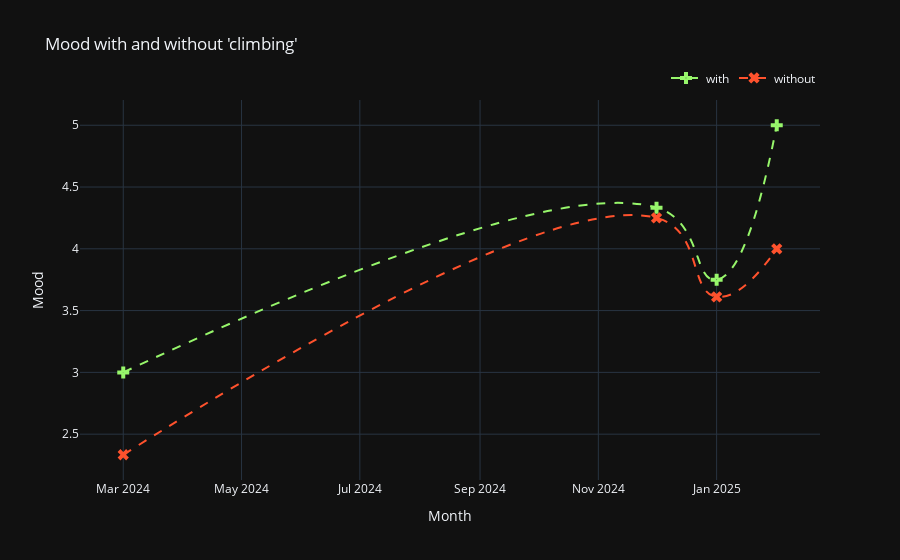

Notebook code cell kept with this figure:
### Markdown cell above
## Monthly activity effect on mood

### Code cell
df.mood_change_activity("climbing")

### Figure 1 — Plotly figure (JSON) as saved in the notebook; plotly's stock layout.template omitted (floating-point values rounded to 4 significant figures)
{"data": [{"line": {"dash": "dash", "shape": "spline", "smoothing": 1.3}, "marker": {"color": "#97F66B", "size": 10, "symbol": "cross-dot"}, "mode": "lines+markers", "name": "with", "type": "scatter", "x": ["2024-03-01", "2024-12-01", "2025-01-01", "2025-02-01"], "y": [3, 4.333, 3.75, 5]}, {"line": {"dash": "dash", "shape": "spline", "smoothing": 1.3}, "marker": {"color": "#FF522D", "size": 10, "symbol": "x-dot"}, "mode": "lines+markers", "name": "without", "type": "scatter", "x": ["2024-03-01", "2024-12-01", "2025-01-01", "2025-02-01"], "y": [2.333, 4.25, 3.611, 4]}], "layout": {"legend": {"orientation": "h", "x": 1, "xanchor": "right", "y": 1.02, "yanchor": "bottom"}, "title": {"text": "Mood with and without 'climbing'"}, "xaxis": {"title": {"text": "Month"}}, "yaxis": {"title": {"text": "Mood"}}}}
